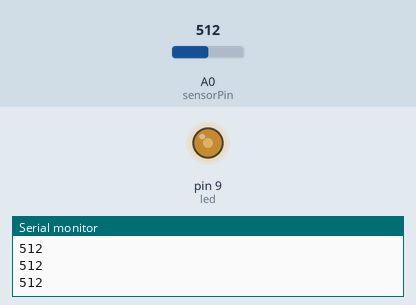
Recording of a sketch running on a simulated Arduino Uno, built with avr-gcc and run on an emulated ATmega328P. Parts: output pins drawn as LEDs (lit = HIGH), the last lines printed to the serial monitor. The test bench sets the inputs (shaded band); at power-on: A0 (sensorPin) = 512.

Above: at 1.2 s.
1.3 s: A0 (sensorPin) set to 716
At 2.2 s:
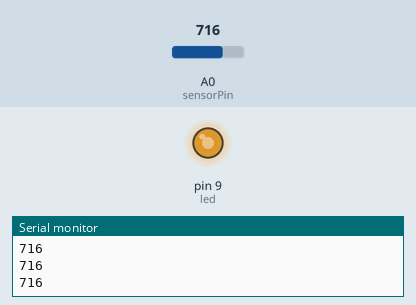
2.8 s: A0 (sensorPin) set to 900
At 3.1 s:
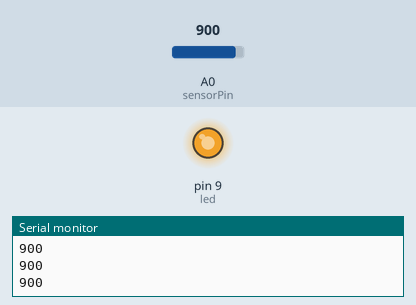
4.3 s: A0 (sensorPin) set to 122
At 5.5 s:
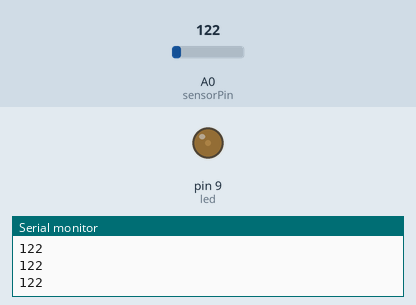
5.8 s: A0 (sensorPin) set to 0
At 6.7 s:
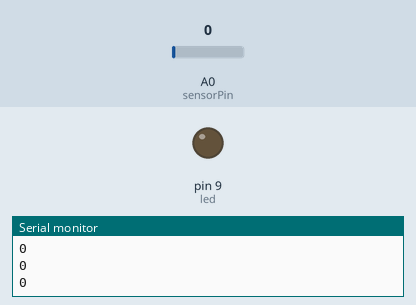
Timing chart, 0 to 8.3 s (numbered marks = the images above; inputs shaded):
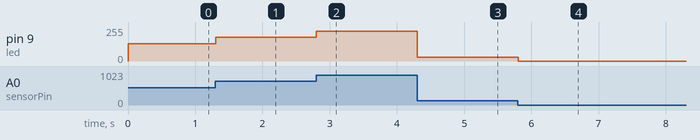

Measured:
- after the input at 1.3 s, pin 9 (led): 128/255 → 179/255 at once
- after the input at 2.8 s, pin 9 (led): 179/255 → 225/255 at once
- after the input at 4.3 s, pin 9 (led): 225/255 → 30/255 at once
- after the input at 5.8 s, pin 9 (led): 30/255 → 0/255 at once

The sketch:

variable_restriction.ino
```cpp
int sensorPin = A0; // select the input pin for the potentiometer
int led = 9; // the pin that the LED is attached to


void setup() {
  // put your setup code here, to run once:
pinMode(led, OUTPUT);
    Serial.begin(9600);

}

void loop() {
  // put your main code here, to run repeatedly:
int sensorValue = 0;

    sensorValue = analogRead(sensorPin);
    analogWrite(led, sensorValue/4);
    Serial.println(sensorValue);

    delay(10);

}
```
